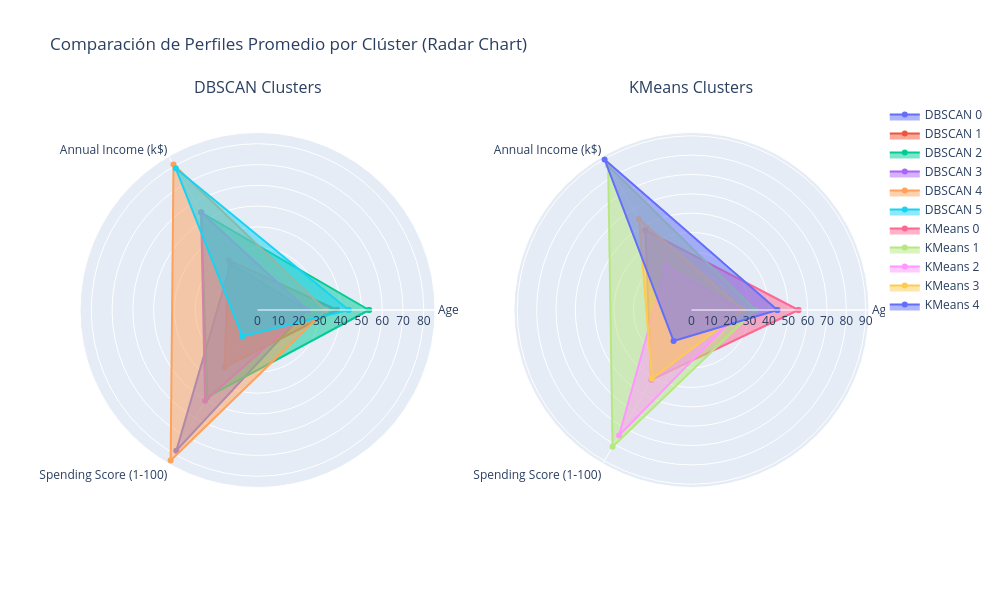

This figure's notebook cell:
### Code cell
import pandas as pd
import plotly.express as px
import plotly.graph_objects as go
from plotly.subplots import make_subplots

variables = ['Age', 'Annual Income (k$)', 'Spending Score (1-100)']


dbscan_profiles = data[data['DBSCAN_Cluster'] != -1].groupby('DBSCAN_Cluster')[variables].mean()

kmeans_profiles = data.groupby('KMeans_Cluster')[variables].mean()


fig = make_subplots(
    rows=1, cols=2,
    specs=[[{'type': 'polar'}, {'type': 'polar'}]],
    subplot_titles=['DBSCAN Clusters', 'KMeans Clusters']
)


for cluster_id, row in dbscan_profiles.iterrows():
    fig.add_trace(
        go.Scatterpolar(
            r=row.values.tolist() + [row.values[0]],
            theta=variables + [variables[0]],
            fill='toself',
            name=f'DBSCAN {cluster_id}',
            subplot='polar'
        ),
        row=1, col=1
    )


for cluster_id, row in kmeans_profiles.iterrows():
    fig.add_trace(
        go.Scatterpolar(
            r=row.values.tolist() + [row.values[0]],
            theta=variables + [variables[0]],
            fill='toself',
            name=f'KMeans {cluster_id}',
            subplot='polar2'
        ),
        row=1, col=2
    )

fig.update_layout(
    title_text='Comparación de Perfiles Promedio por Clúster (Radar Chart)',
    showlegend=True,
    height=600,
    width=1000
)

fig.show()

### Figure 1 — Plotly figure (JSON) as saved in the notebook; plotly's stock layout.template omitted (floating-point values rounded to 4 significant figures)
{"data": [{"fill": "toself", "name": "DBSCAN 0", "r": [23.76, 25.82, 78.18, 23.76], "subplot": "polar", "theta": ["Age", "Annual Income (k$)", "Spending Score (1-100)", "Age"], "type": "scatterpolar"}, {"fill": "toself", "name": "DBSCAN 1", "r": [38.2, 27.8, 31.8, 38.2], "subplot": "polar", "theta": ["Age", "Annual Income (k$)", "Spending Score (1-100)", "Age"], "type": "scatterpolar"}, {"fill": "toself", "name": "DBSCAN 2", "r": [53.67, 54.16, 48.41, 53.67], "subplot": "polar", "theta": ["Age", "Annual Income (k$)", "Spending Score (1-100)", "Age"], "type": "scatterpolar"}, {"fill": "toself", "name": "DBSCAN 3", "r": [24.11, 54.32, 50.46, 24.11], "subplot": "polar", "theta": ["Age", "Annual Income (k$)", "Spending Score (1-100)", "Age"], "type": "scatterpolar"}, {"fill": "toself", "name": "DBSCAN 4", "r": [32.75, 80.88, 83.62, 32.75], "subplot": "polar", "theta": ["Age", "Annual Income (k$)", "Spending Score (1-100)", "Age"], "type": "scatterpolar"}, {"fill": "toself", "name": "DBSCAN 5", "r": [43.86, 78.71, 14.57, 43.86], "subplot": "polar", "theta": ["Age", "Annual Income (k$)", "Spending Score (1-100)", "Age"], "type": "scatterpolar"}, {"fill": "toself", "name": "KMeans 0", "r": [55.28, 47.62, 41.71, 55.28], "subplot": "polar2", "theta": ["Age", "Annual Income (k$)", "Spending Score (1-100)", "Age"], "type": "scatterpolar"}, {"fill": "toself", "name": "KMeans 1", "r": [32.88, 86.1, 81.53, 32.88], "subplot": "polar2", "theta": ["Age", "Annual Income (k$)", "Spending Score (1-100)", "Age"], "type": "scatterpolar"}, {"fill": "toself", "name": "KMeans 2", "r": [25.77, 26.12, 74.85, 25.77], "subplot": "polar2", "theta": ["Age", "Annual Income (k$)", "Spending Score (1-100)", "Age"], "type": "scatterpolar"}, {"fill": "toself", "name": "KMeans 3", "r": [26.73, 54.31, 40.91, 26.73], "subplot": "polar2", "theta": ["Age", "Annual Income (k$)", "Spending Score (1-100)", "Age"], "type": "scatterpolar"}, {"fill": "toself", "name": "KMeans 4", "r": [44.39, 89.77, 18.48, 44.39], "subplot": "polar2", "theta": ["Age", "Annual Income (k$)", "Spending Score (1-100)", "Age"], "type": "scatterpolar"}], "layout": {"annotations": [{"font": {"size": 16}, "showarrow": false, "text": "DBSCAN Clusters", "x": 0.225, "xanchor": "center", "xref": "paper", "y": 1, "yanchor": "bottom", "yref": "paper"}, {"font": {"size": 16}, "showarrow": false, "text": "KMeans Clusters", "x": 0.775, "xanchor": "center", "xref": "paper", "y": 1, "yanchor": "bottom", "yref": "paper"}], "height": 600, "polar": {"domain": {"x": [0, 0.45], "y": [0, 1]}}, "polar2": {"domain": {"x": [0.55, 1], "y": [0, 1]}}, "showlegend": true, "title": {"text": "Comparación de Perfiles Promedio por Clúster (Radar Chart)"}, "width": 1000}}
